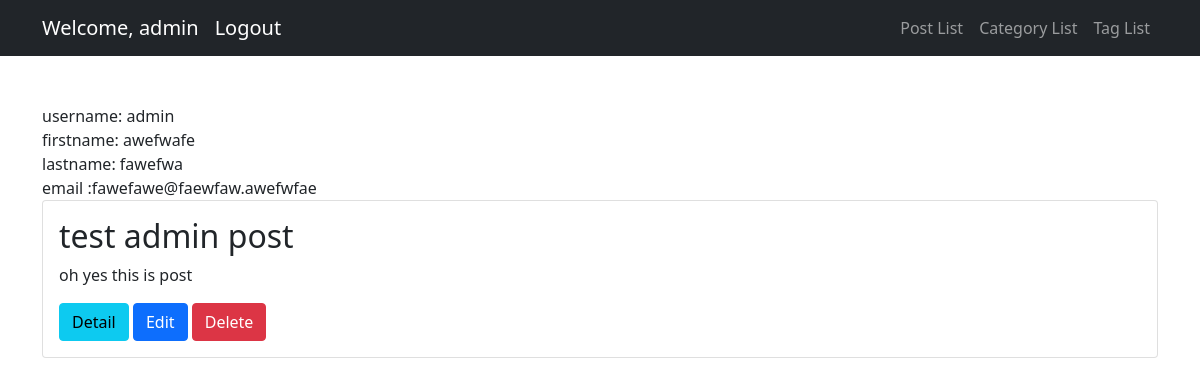
/weblog/dashboard/ (signed in), run on an earlier commit of the app's database.
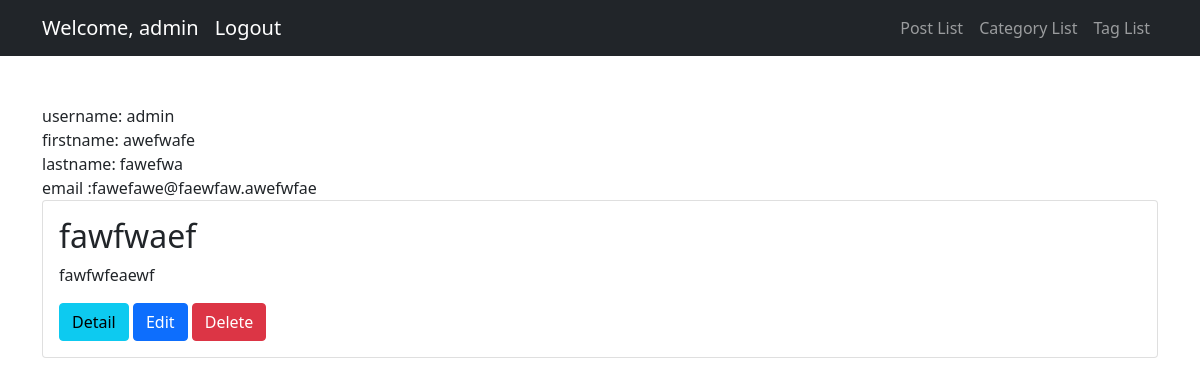
And on a later commit of the database.
### weblog/models.py (models this page shows, shortened)
class Post(models.Model):
    owner = models.ForeignKey(User, on_delete=models.CASCADE, verbose_name="Post Owner")
    title = models.CharField("Post Title", max_length=50)
    content = models.TextField()
    image = models.ImageField(upload_to='images', null=True)
    category = models.ManyToManyField('Category')
    created = models.DateField(auto_now_add=True, null=True)
    updated_on = models.DateTimeField(auto_now=True)
    like = models.IntegerField(default=0)
    tag = models.ManyToManyField('Tag')
    slug = models.SlugField(max_length=255, unique=True, null=True, blank=True)

### weblog/views.py (the view)
# urls.py: path('dashboard/', dashboard_view, name='dashboard'),
def dashboard_view(request):
    user = request.user
    posts = Post.objects.filter(owner=user)
    context = {'user': user, 'posts': posts}
    return render(request, 'login/dashboard.html', context=context)

### weblog/templates/login/dashboard.html (shortened to what this page needs)
{% extends 'weblog/index.html' %}
{% load static %}
{% block content %}
    username: {{user}} <br>
    firstname: {{user.first_name}} <br>
    lastname: {{user.last_name}} <br>
    email :{{user.email}} <br>
    {% if posts %}
        {% for post in posts %}
        <div class="card mb-4">
            <div class="card-body">
                <h2 class="card-title">{{post.title}}</h2>
                <p class="card-text">{{post.content}}</p>
                <a class="btn btn-info" href="{% url 'weblog:post_detail' post.slug %}">Detail</a>
                <a class="btn btn-primary" href="{% url 'weblog:post_edit' post.slug %}">Edit</a>
                <a class="btn btn-danger" href="{% url 'weblog:post_delete' post.slug %}">Delete</a>
            </div>
        </div>
        {% endfor %}
    {% else %}
        <a href="{% url 'weblog:post_create' %}" class="btn btn-info mb-5" role="button">Create Post</a>
    {% endif %}
{% endblock content %}

What changed in the data, as far as the page shows it:
removed Post: title "test admin post", content "oh yes this is post"
added Post: title "fawfwaef", content "fawfwfeaewf"
